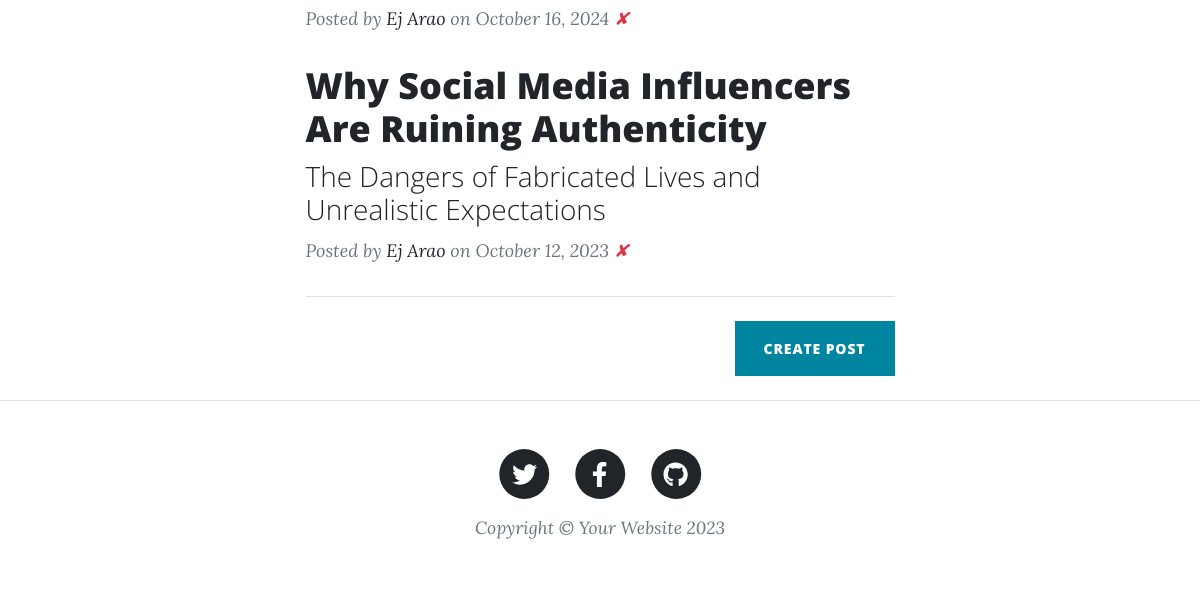
Before: / (lower part) with the older database file.
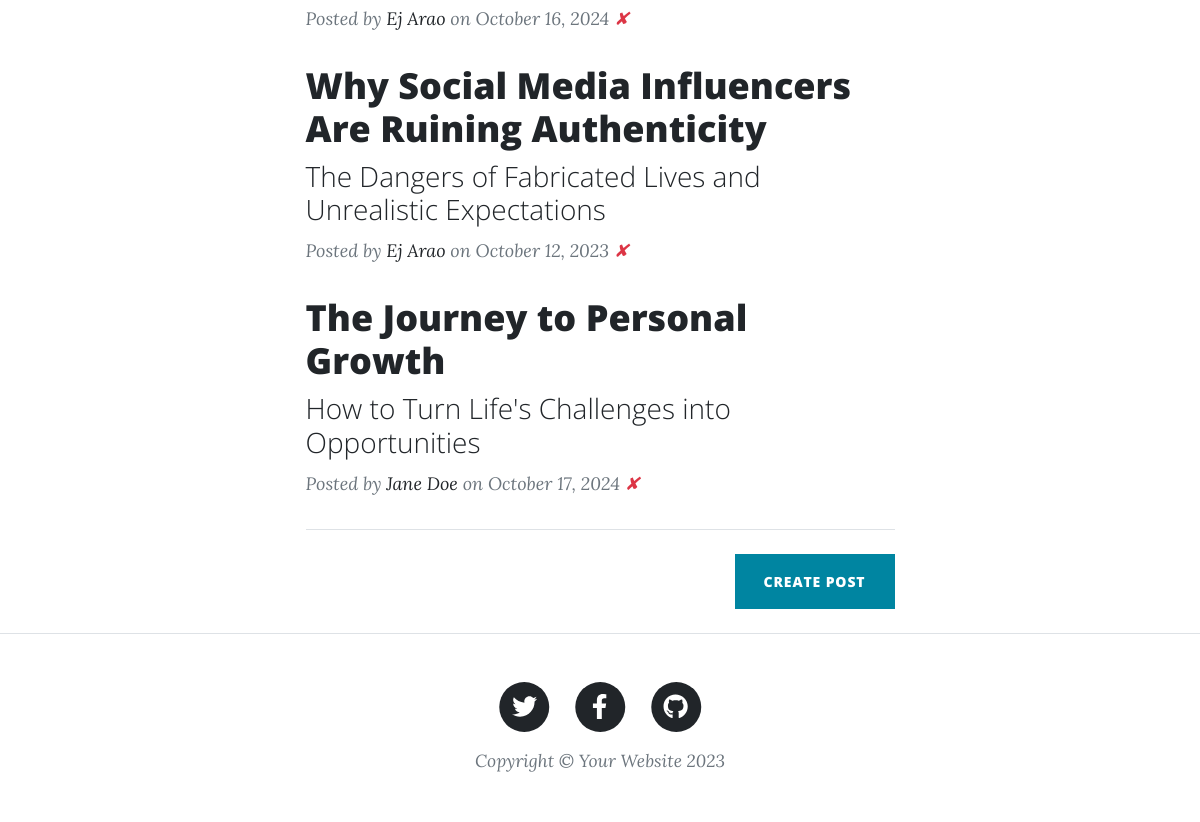
After: the same page with the newer database file.
### main.py (models this page shows)
class BlogPost(db.Model):
    id: Mapped[int] = mapped_column(Integer, primary_key=True)
    title: Mapped[str] = mapped_column(String(250), unique=True, nullable=False)
    subtitle: Mapped[str] = mapped_column(String(250), nullable=False)
    date: Mapped[str] = mapped_column(String(250), nullable=False)
    body: Mapped[str] = mapped_column(Text, nullable=False)
    author: Mapped[str] = mapped_column(String(250), nullable=False)
    img_url: Mapped[str] = mapped_column(String(250), nullable=False)

### main.py (the view)
@app.route('/')
def home():
    blog_posts = BlogPost.query.all()
    return render_template('index.html', posts=blog_posts)

### templates/index.html (shortened to what this page needs)
<!DOCTYPE html>
<html lang="en">
    {% include 'base/header.html' %}
    <body>
        <div class="container px-4 px-lg-5">
            <div class="row gx-4 gx-lg-5 justify-content-center">
                <div class="col-md-10 col-lg-8 col-xl-7">
                    {% for blog_post in posts %}
                    <div class="post-preview">
                        <a href="{{ url_for('blog', post_id=blog_post.id) }}">
                            <h2 class="post-title">{{ blog_post.title }}</h2>
                            <h3 class="post-subtitle">{{ blog_post.subtitle }}</h3>
                        </a>
                        <p class="post-meta">
                            Posted by
                            <a href="{{ url_for('home') }}">{{ blog_post.author }}</a>
                            on {{ blog_post.date }}
                            {% set delete_url = 'delete_post' %}
                            <a href="#" class="text-danger" data-bs-toggle="modal" data-bs-target="#deleteModal" onclick="setDeleteUrl('{{ url_for(delete_url, post_id=blog_post.id) }}')">✘</a>
                        </p>
                    </div>
                    {% endfor %}
                    <hr class="my-4" />
                    <div class="d-flex justify-content-end mb-4">
                        <a class="btn btn-primary text-uppercase" href="{{ url_for('manage_post') }}">Create Post</a>
                    </div>
                </div>
            </div>
        </div>
        {% include 'base/footer.html' %}
    </body>
</html>

### templates/base/header.html (shortened to what this page needs)
<head>
    <link href="/static/css/styles.css" rel="stylesheet" />
</head>

### templates/base/footer.html (shortened to what this page needs)
<footer class="border-top">
<div class="container px-4 px-lg-5">
<div class="row gx-4 gx-lg-5 justify-content-center">
    <div class="col-md-10 col-lg-8 col-xl-7">
        <ul class="list-inline text-center">
            <li class="list-inline-item">
                <a href="#!">
                    <span class="fa-stack fa-lg">
                        <i class="fas fa-circle fa-stack-2x"></i>
                        <i class="fab fa-twitter fa-stack-1x fa-inverse"></i>
                    </span>
                </a>
            </li>
            <li class="list-inline-item">
                <a href="#!">
                    <span class="fa-stack fa-lg">
                        <i class="fas fa-circle fa-stack-2x"></i>
                        <i class="fab fa-facebook-f fa-stack-1x fa-inverse"></i>
                    </span>
                </a>
            </li>
            <li class="list-inline-item">
                <a href="#!">
                    <span class="fa-stack fa-lg">
                        <i class="fas fa-circle fa-stack-2x"></i>
                        <i class="fab fa-github fa-stack-1x fa-inverse"></i>
                    </span>
                </a>
            </li>
        </ul>
        <div class="small text-center text-muted fst-italic">Copyright &copy; Your Website 2023</div>
    </div>
</div>
</div>
</footer>

Changed rows visible on the page:
added BlogPost: title "The Journey to Personal Growth", subtitle "How to Turn Life's Challenges into Opportunities", author "Jane Doe", date "October 17, 2024"
